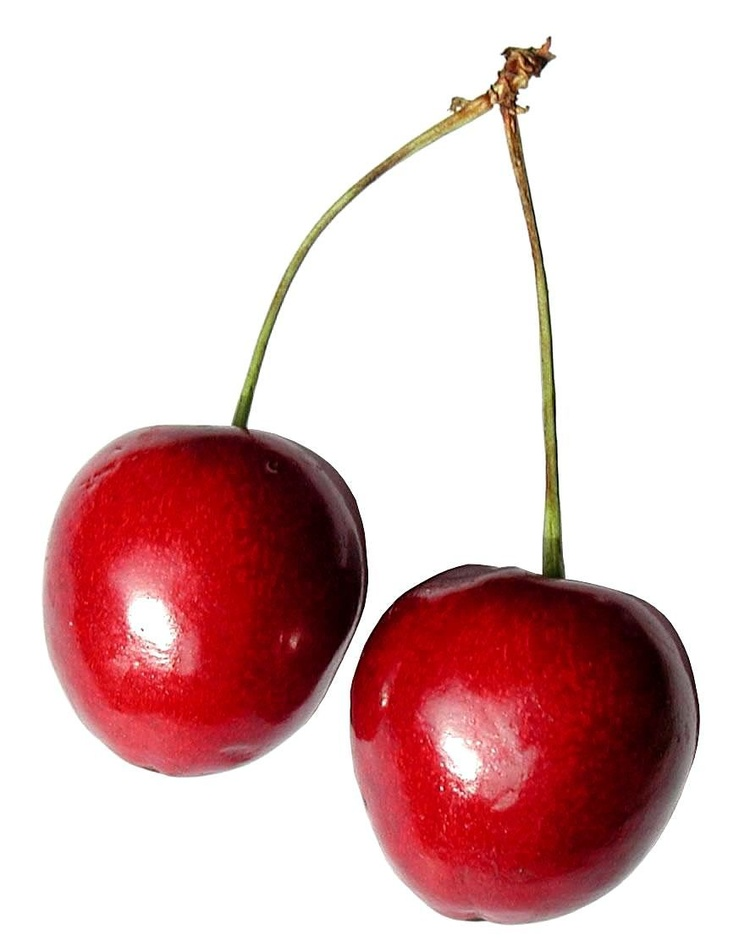
#> input picture cherry.jpg, 750 x 941 px, shrunk from 886 x 1112 before the run
$ python FinalProject2025.py
#> lines starting #> are read from the running program, lines starting #| are printed output that depends on the picture; after the words box and inside, x2 and y2 are one past the last pixel; in counts of white or black regions, pixels touching at a corner belong together
import cv2
import numpy as np
import matplotlib.pyplot as plt
import time
from skimage.segmentation import slic, mark_boundaries
from skimage.color import rgb2lab
from skimage.util import img_as_float
from collections import defaultdict

# Διαβάζουμε την εικόνα
# Χρησιμοποιήθηκαν διάφορες εικόνες και έχει μείνει ο τίτλος cherry ενδεικτικά
image = cv2.imread('./cherry.jpg')
#> image is the input picture: shape (941, 750, 3); mean B, G, R 193.8, 193.3, 225
image = cv2.cvtColor(image, cv2.COLOR_BGR2RGB)
image_float = img_as_float(image)

# SLIC Superpixels
segments = slic(image_float, n_segments=200, compactness=10, sigma=1, start_label=0)
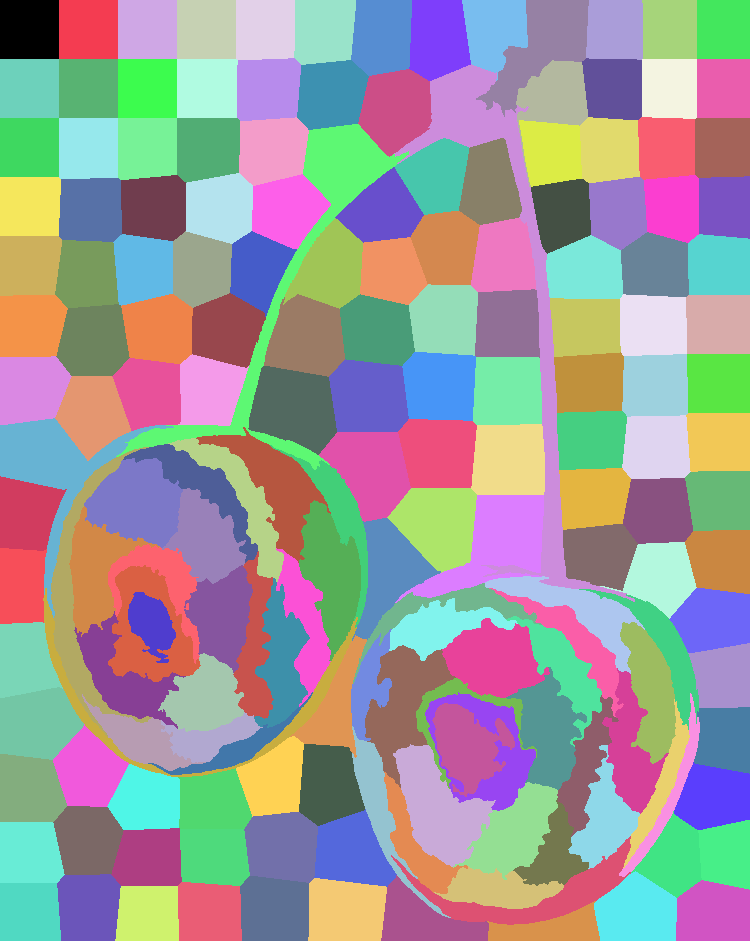
#> segments: shape (941, 750) int64; 178 distinct labels, from 0 to 177; one colour per label, 0 black

# Υπολογισμός μέσου χρώματος κάθε superpixel
def compute_superpixel_colors(image_lab, segments):
    superpixel_colors = {}
    for label in np.unique(segments):
        mask = (segments == label)
        color = image_lab[mask].mean(axis=0)
        superpixel_colors[label] = color
#> this loop made 178 passes
#> color on passes 1 to 3: [100, -0.00245, 0.00465], [100, -0.00245, 0.00465], [100, -0.00245, 0.00465]
#> pass 1, in compute_superpixel_colors, `mask = (segments == label)`:
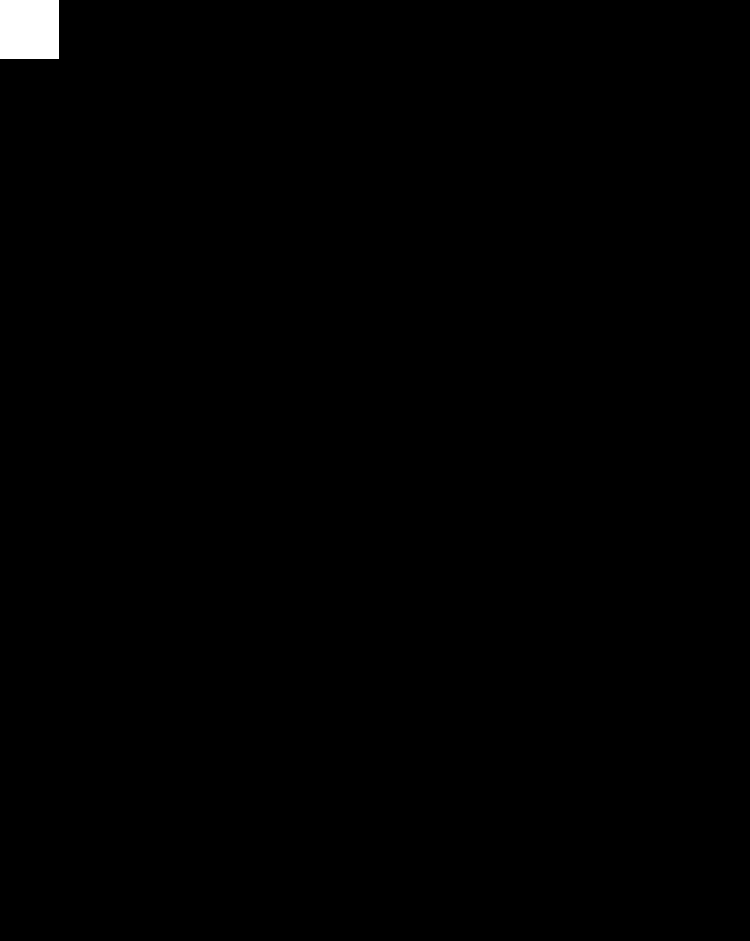
#> mask: shape (941, 750) bool; 0.49% white; 1 white region, box (x1, y1, x2, y2) and area: (0, 0, 59, 59) 3481
#> after the loop, superpixel_colors = 178 items
    return superpixel_colors

image_lab = rgb2lab(image_float)
superpixel_colors = compute_superpixel_colors(image_lab, segments)
#> superpixel_colors = 178 items

# Εύρεση γειτονικών superpixels
def find_neighbors(segments):
    neighbors = defaultdict(set)
    h, w = segments.shape
    for y in range(h - 1):
        for x in range(w - 1):
            current = segments[y, x]
            right = segments[y, x+1]
            down = segments[y+1, x]
            if current != right:
                neighbors[current].add(right)
                neighbors[right].add(current)
            if current != down:
                neighbors[current].add(down)
                neighbors[down].add(current)
    return neighbors

neighbors = find_neighbors(segments)
#> neighbors = 178 items

# Region growing: συγχώνευση superpixels με παρόμοιο χρώμα
def region_growing(segments, superpixel_colors, neighbors, threshold=15.0):
#> called with threshold = 5
    new_labels = {}
    current_label = 0
    visited = set()
    label_map = np.full_like(segments, -1)

    for sp in np.unique(segments):
        if sp in visited:
            continue
        stack = [sp]
        group = []

        while stack:
            s = stack.pop()
            if s in visited:
                continue
            visited.add(s)
            group.append(s)

            for n in neighbors[s]:
                if n not in visited:
                    diff = np.linalg.norm(superpixel_colors[s] - superpixel_colors[n])
                    if diff < threshold:
                        stack.append(n)

        for g in group:
            new_labels[g] = current_label
        current_label += 1
#> this loop made 178 passes
#> after the loop, current_label = 44; new_labels = 178 items; visited = 178 items

    print("Συνολικές περιοχές που δημιουργήθηκαν:", current_label)
#| Συνολικές περιοχές που δημιουργήθηκαν: 44

    # Δημιουργία του label_map
    for y in range(segments.shape[0]):
        for x in range(segments.shape[1]):
            sp_label = segments[y, x]
            label_map[y, x] = new_labels.get(sp_label, -1)
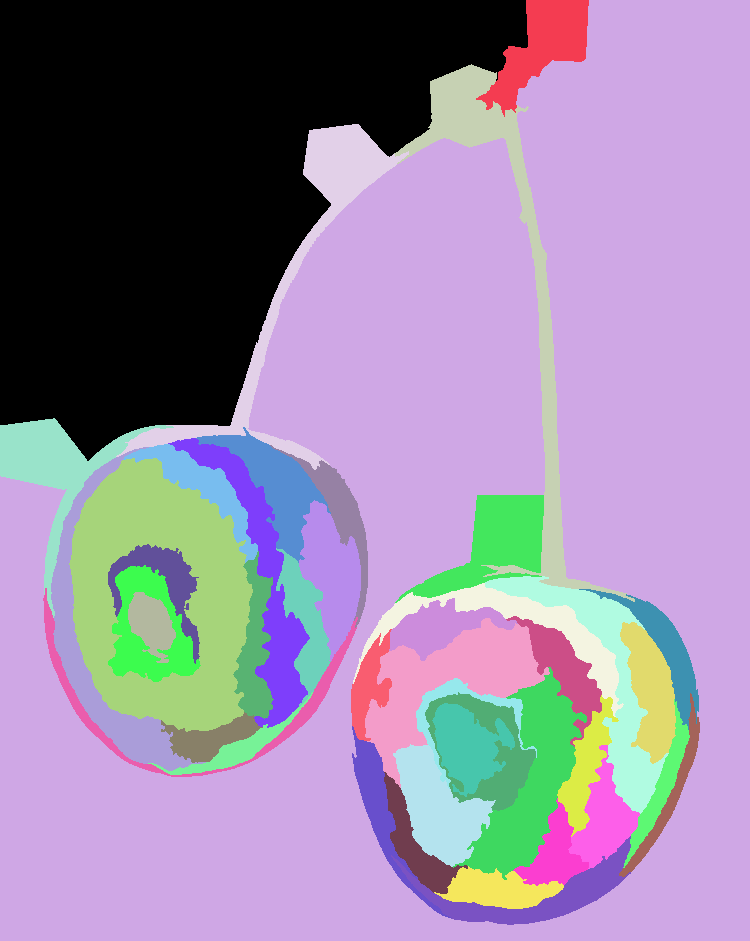
#> label_map: shape (941, 750) int64; 44 distinct labels, from 0 to 43; one colour per label, 0 black

    return label_map

# Υπολογισμός χρόνου
start_time = time.time()
label_map = region_growing(segments, superpixel_colors, neighbors, threshold=5.0)
end_time = time.time()

print("Χρόνος εκτέλεσης (Runtime): {:.4f} δευτερόλεπτα".format(end_time - start_time))

# Μετατροπή σε έγχρωμη αναπαράσταση
def label_map_to_color_image(label_map):
    np.random.seed(42)
    unique_labels = np.unique(label_map)
#> unique_labels = 44 values from 0 to 43
    label_colors = {label: np.random.rand(3,) for label in unique_labels}
#> label_colors = 44 items
    color_image = np.zeros((label_map.shape[0], label_map.shape[1], 3))
    for y in range(label_map.shape[0]):
        for x in range(label_map.shape[1]):
            color_image[y, x] = label_colors[label_map[y, x]]
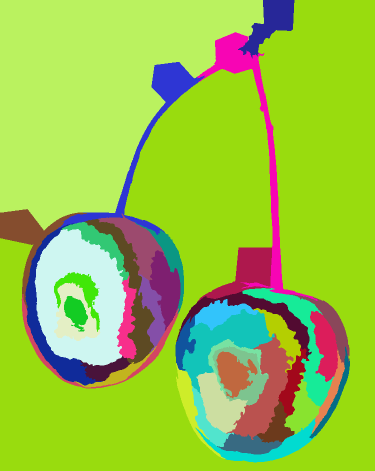
#> color_image: shape (941, 750, 3) float64 (shown at 1/2 size); mean of channels 0, 1, 2 0.277, 0.767, 0.598; drawn as B, G, R
    return color_image

final_color = label_map_to_color_image(label_map)

# Εμφάνιση αποτελεσμάτων
fig, ax = plt.subplots(1, 4, figsize=(24, 6))
ax[0].imshow(image)
ax[0].set_title('Αρχική εικόνα')
ax[0].axis('off')

ax[1].imshow(mark_boundaries(image, segments))
ax[1].set_title('Superpixels (SLIC)')
ax[1].axis('off')

ax[2].imshow(label_map, cmap='nipy_spectral')
ax[2].set_title('Label Map (Region Growing)')
ax[2].axis('off')

ax[3].imshow(final_color)
ax[3].set_title('Τελική Κατάτμηση (χρώματα)')
ax[3].axis('off')

plt.tight_layout()
plt.savefig("segmentation_results.png")
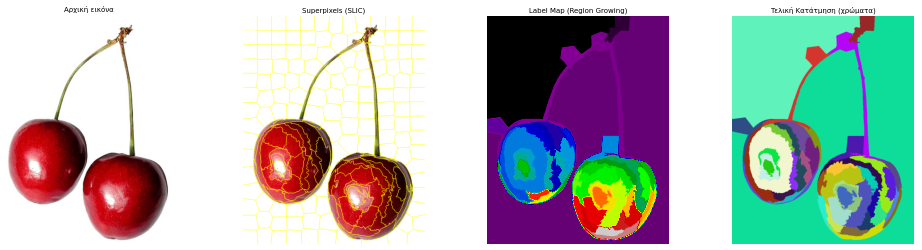
#> figure drawn by matplotlib, 4 panels
plt.show()

# Αποθήκευση αρχείων
cv2.imwrite("superpixels_overlay.png", cv2.cvtColor((mark_boundaries(image, segments) * 255).astype(np.uint8), cv2.COLOR_RGB2BGR))
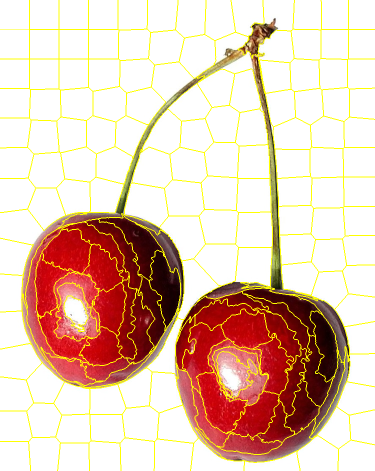
#> saved as superpixels_overlay.png: shape (941, 750, 3) (shown at 1/2 size); mean B, G, R 182.1, 199.7, 228.3
cv2.imwrite("final_segmentation.png", cv2.cvtColor((final_color * 255).astype(np.uint8), cv2.COLOR_RGB2BGR))
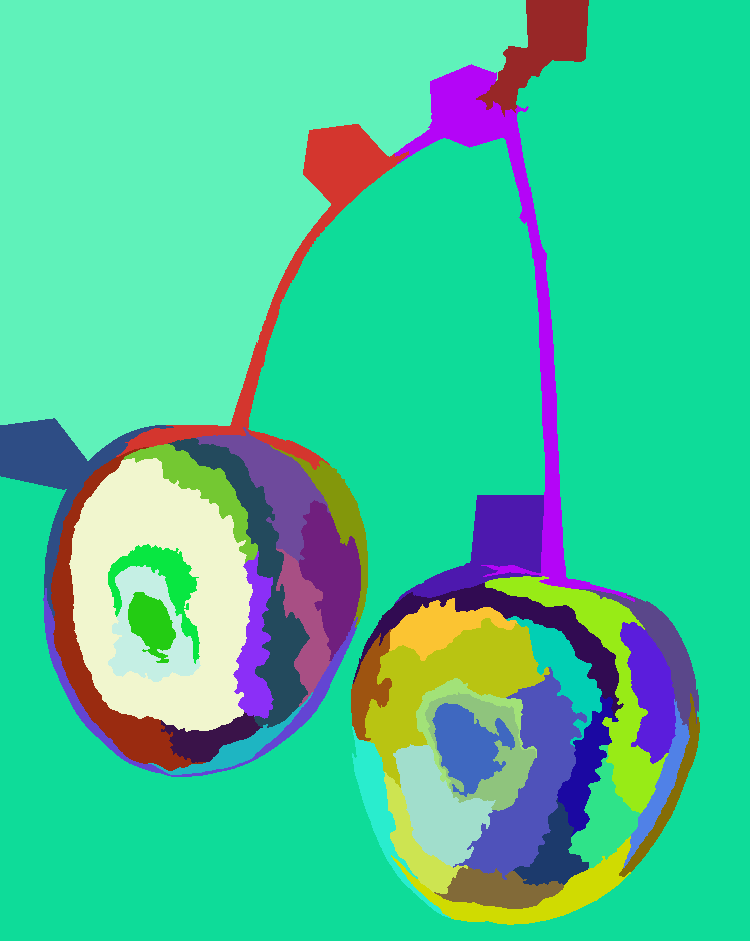
#> saved as final_segmentation.png: shape (941, 750, 3); mean B, G, R 152.2, 195, 69.9

$ run again, with segmentation1.png saved as cherry.jpg
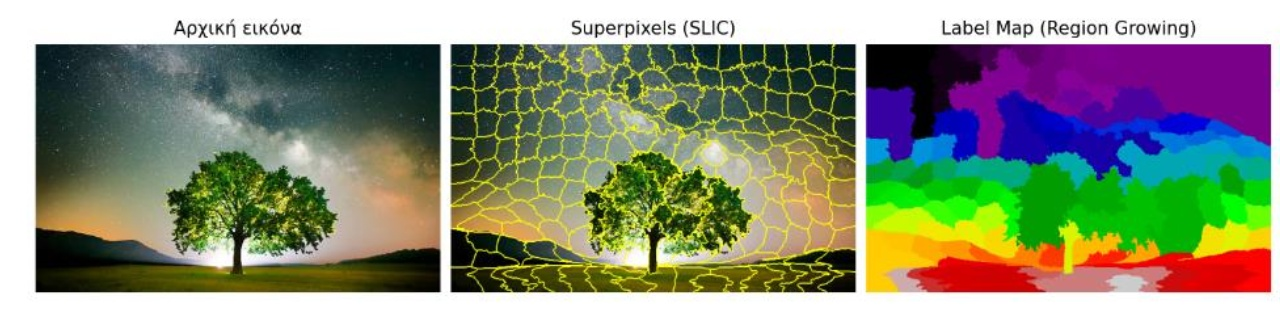
#> input picture segmentation1.png, 1280 x 330 px
#> image is the input picture: shape (330, 1280, 3); mean B, G, R 124.7, 145.1, 140.8
#> segments: shape (330, 1280) int64; 128 distinct labels, from 0 to 127
#> image_lab: shape (330, 1280, 3) float64; mean of channels 0, 1, 2 60.1, -1.7, 10.8
#> the loop in compute_superpixel_colors, `for label in np.unique(segments):` made 128 passes
#> color on passes 1 to 8: [99.92, -0.0552, 0.0211], [99.92, -0.0924, 0.125], [94.95, -0.607, -0.162], [90.81, -0.15, -0.0509], [91.33, -0.116, 0.0568], [99.36, -0.122, 0.0841], [96.02, -0.627, -0.246], [99.92, -0.149, 0.0698]
#> after the loop in compute_superpixel_colors, `for label in np.unique(segments):`: superpixel_colors = 128 items
#> the loop in region_growing, `for sp in np.unique(segments):` made 128 passes
#> after the loop in region_growing, `for sp in np.unique(segments):`: current_label = 94; new_labels = 128 items
#| Συνολικές περιοχές που δημιουργήθηκαν: 94
#> after the loop in region_growing, `for y in range(segments.shape[0]):`:
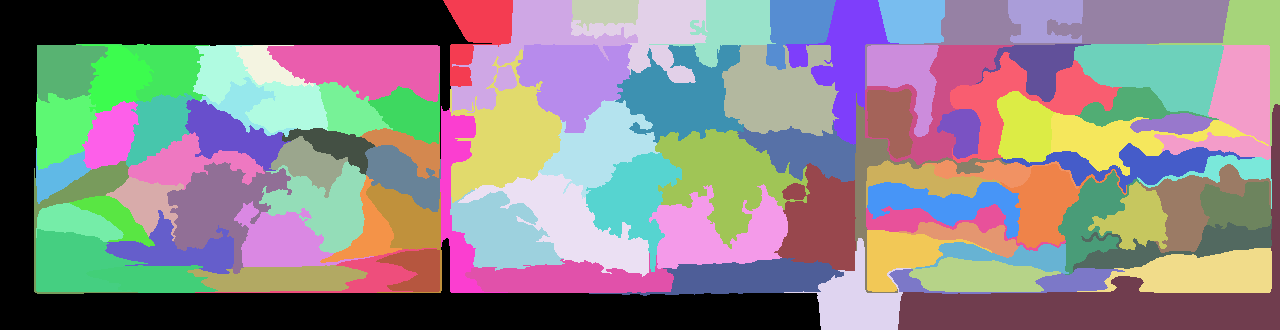
#> label_map: shape (330, 1280) int64; 94 distinct labels, from 0 to 93; one colour per label, 0 black
#> unique_labels = 94 values from 0 to 93
#> label_colors = 94 items
#> `cv2.imwrite("final_segmentation.png", cv2.cvtColor((final_color * 255)..`:
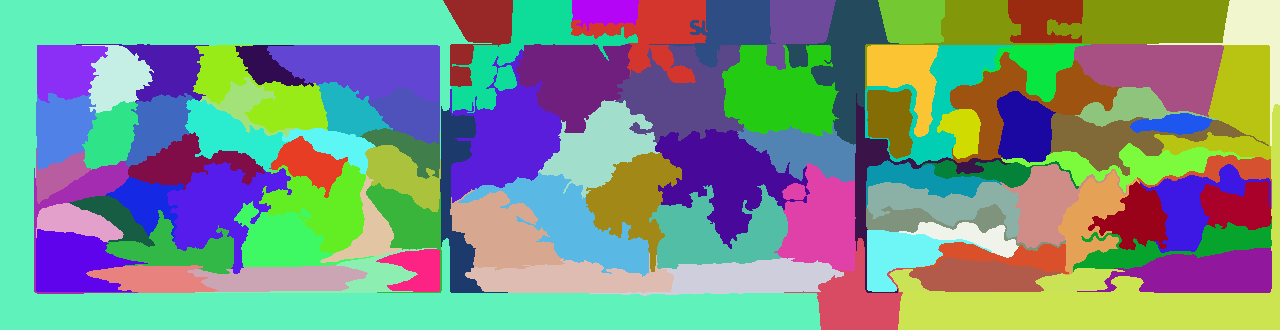
#> saved as final_segmentation.png: shape (330, 1280, 3); mean B, G, R 134.1, 146.3, 121.6

$ run again, with segmentation2.png saved as cherry.jpg
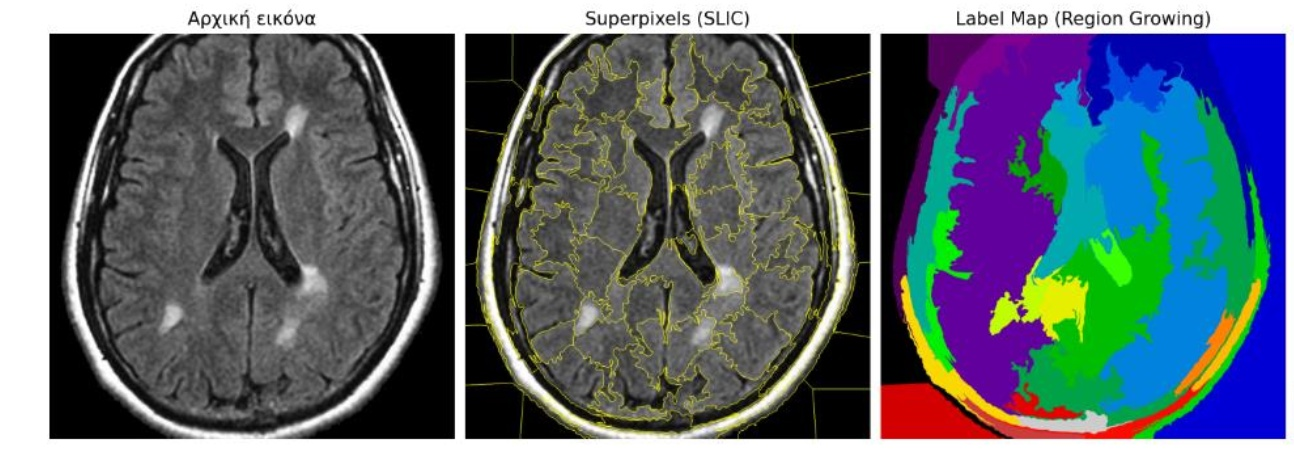
#> input picture segmentation2.png, 1294 x 466 px
#> image is the input picture: shape (466, 1294, 3); mean B, G, R 116, 108, 98.9
#> segments: shape (466, 1294) int64; 120 distinct labels, from 0 to 119
#> image_lab: shape (466, 1294, 3) float64; mean of channels 0, 1, 2 45.9, 2.7, -3.5
#> the loop in compute_superpixel_colors, `for label in np.unique(segments):` made 120 passes
#> color on passes 1 to 8: [94.56, -0.00233, 0.00441], [80.95, -0.00205, 0.00388], [87, -0.00218, 0.00413], [70.23, -0.00182, 0.00344], [91.83, -0.00908, 0.023], [49.05, -1.8, 5.87], [87.45, -0.0628, 0.148], [64.05, -1.41, 4.24]
#> after the loop in compute_superpixel_colors, `for label in np.unique(segments):`: superpixel_colors = 120 items
#> the loop in region_growing, `for sp in np.unique(segments):` made 120 passes
#> after the loop in region_growing, `for sp in np.unique(segments):`: current_label = 68; new_labels = 120 items
#| Συνολικές περιοχές που δημιουργήθηκαν: 68
#> after the loop in region_growing, `for y in range(segments.shape[0]):`:
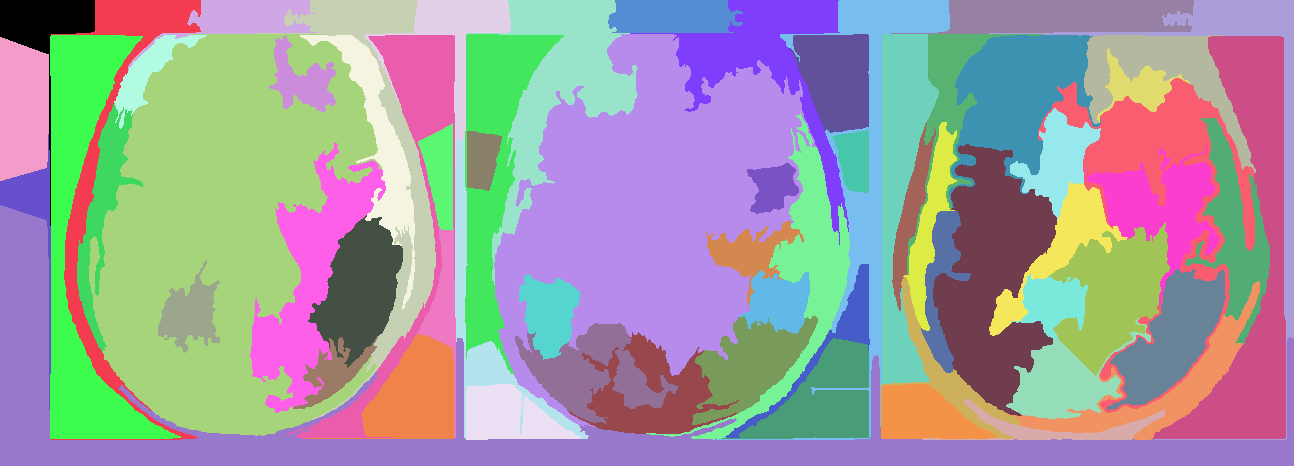
#> label_map: shape (466, 1294) int64; 68 distinct labels, from 0 to 67; one colour per label, 0 black
#> unique_labels = 68 values from 0 to 67
#> label_colors = 68 items
#> `cv2.imwrite("final_segmentation.png", cv2.cvtColor((final_color * 255)..`:
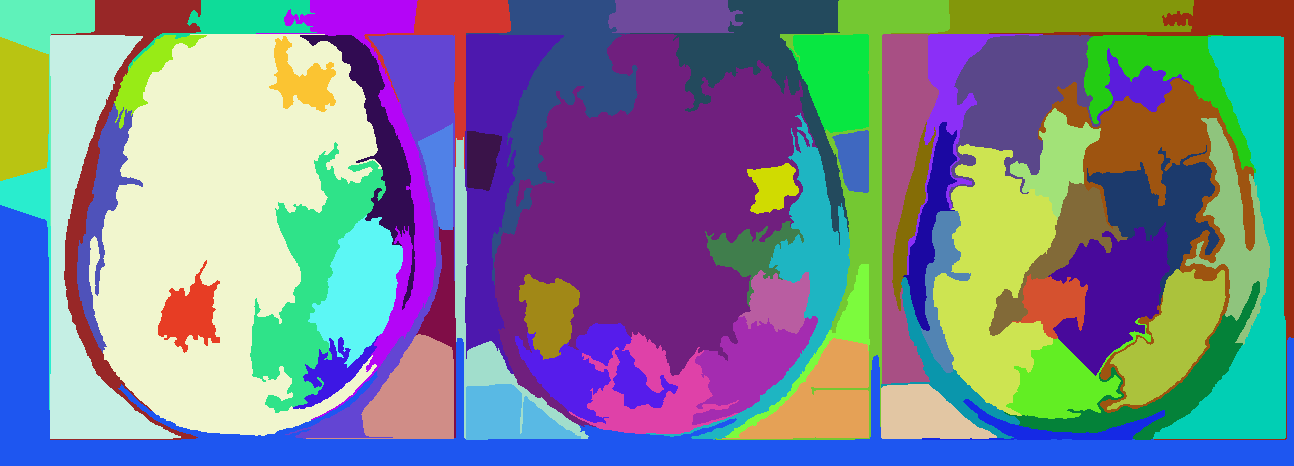
#> saved as final_segmentation.png: shape (466, 1294, 3); mean B, G, R 145, 129.5, 121.5
